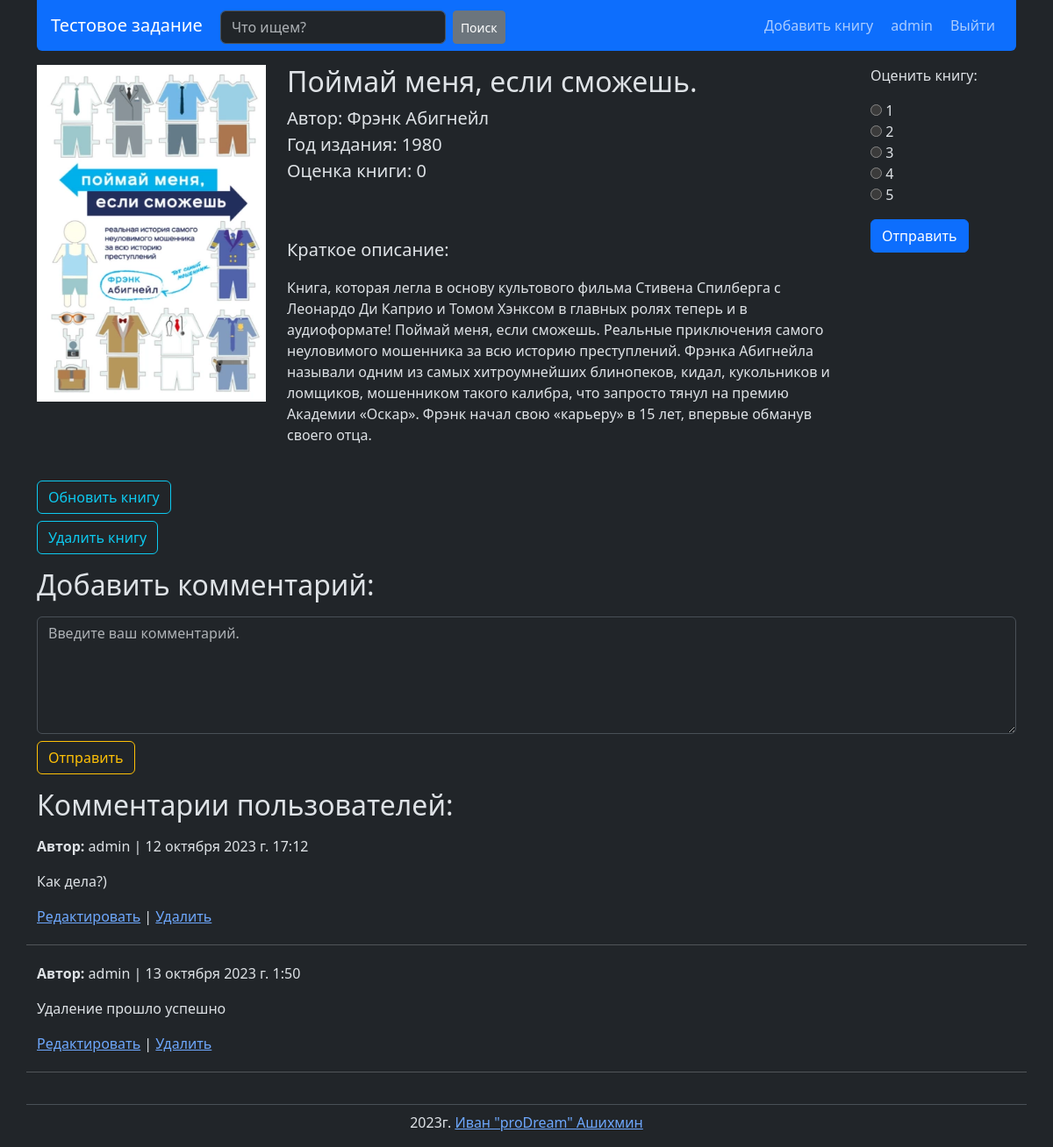
Page /book/1/ (signed in) on the earlier database version.
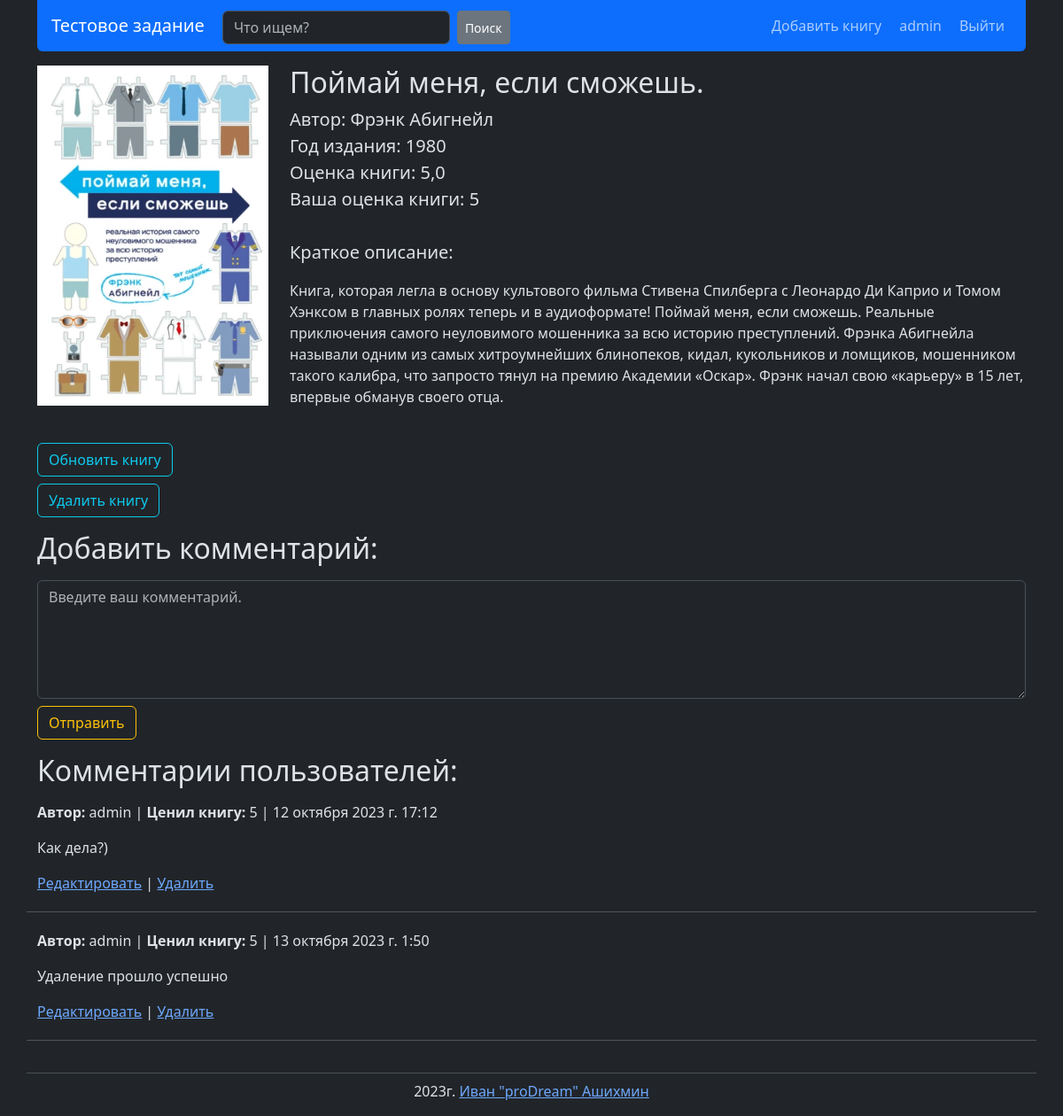
Same page on the later database version.
### books_app/models.py (models this page shows, shortened)
class BookModel(models.Model):
    title = models.CharField(max_length=50,
                             verbose_name='Название книги')
    author = models.ForeignKey(AuthorModel,
                               on_delete=models.CASCADE,
                               verbose_name='Автор книги')
    publication_year = models.IntegerField(verbose_name='Дата публикации')
    short_description = models.CharField(max_length=500,
                                         verbose_name='Краткое описание')
    book_cover = models.ImageField(upload_to='books/',
                                   default='default.png',
                                   verbose_name='Обложка')
    class Meta:
        verbose_name = 'Книга'
        verbose_name_plural = 'Книги'
        ordering = ['title']
    def average_rating(self):
        return self.rating.aggregate(average=Avg('rating')).get('average') or 0

class AuthorModel(models.Model):
    name = models.CharField(max_length=50,
                            verbose_name='Имя автора')
    dob = models.DateField(verbose_name='Дата рождения')
    short_bio = models.CharField(max_length=500,
                                 verbose_name='Краткая биография')
    class Meta:
        verbose_name = 'Автор'
        verbose_name_plural = 'Авторы'
    def __str__(self):
        return self.name

class CommentModel(models.Model):
    user = models.ForeignKey(User,
                             on_delete=models.CASCADE,
                             verbose_name='Пользователь')
    book = models.ForeignKey(BookModel,
                             on_delete=models.CASCADE,
                             verbose_name='Книга')
    comment = models.TextField(verbose_name='Комментарий')
    created_at = models.DateTimeField(auto_now_add=True)
    class Meta:
        verbose_name = 'Комментарий'
        verbose_name_plural = 'Комментарии'

class BookRatingModel(models.Model):
    book = models.ForeignKey(BookModel,
                             on_delete=models.CASCADE,
                             related_name='rating',
                             verbose_name='Книга')
    user = models.ForeignKey(User,
                             on_delete=models.CASCADE,
                             verbose_name='Пользователь')
    rating = models.IntegerField(verbose_name='Рейтинг')
    class Meta:
        verbose_name = 'Рейтинг'
        verbose_name_plural = 'Рейтинги'
        unique_together = ('book', 'user')

### books_app/views.py (the view, shortened to what this page needs)
# urls.py: path('book/<int:pk>/', views.BookPageView.as_view(), name='book_page'),
class BookPageView(DetailView):
    model = models.BookModel
    template_name = "books_app/book_page.html"
    context_object_name = 'book'
    def get_context_data(self, **kwargs):
        context = super().get_context_data(**kwargs)
        context['comments'] = models.CommentModel.objects.filter(book=self.object)
        context['comment_form'] = forms.AddCommentForm()
        if self.request.user.is_authenticated:
            user_rating = models.BookRatingModel.objects.filter(user=self.request.user, book=self.get_object()).first()
            if user_rating:
                context['user_rating'] = user_rating
            else:
                context['rating_form'] = forms.BookRateForm()
        return context

### books_app/forms.py (shortened to what this page needs)
class SearchForm(forms.Form):
    query = forms.CharField(
        max_length=100,
        widget=forms.TextInput(
            attrs={
                'class': 'form-control me-2 mx-1',
                'placeholder': 'Что ищем?',
            }
        )
    )

class AddCommentForm(forms.ModelForm):
    comment = forms.CharField(
        widget=forms.Textarea(
            attrs={
                'class': 'form-control',
                'placeholder': 'Введите ваш комментарий.',
                'rows': 5,
            }
        )
    )
    class Meta:
        model = models.CommentModel
        fields = ['comment']

### books_app/context_processors.py (called while the page is built)
def get_search_form(request):
    return {'search_form': forms.SearchForm()}

### templates/books_app/book_page.html (shortened to what this page needs)
{% extends 'base.html' %}
{% block content %}
    <div class="container mt-3">
        <div class="row">
            <div class="col-3">
                <img src="{{ book.book_cover.url }}" alt="{{ book.title }}" class="img-fluid">
            </div>
            <div class="col">
                <h2>{{ book.title }}</h2>
                <p class="lead"><b>Автор:</b> {{ book.author }}<br><b>
                    Год издания:</b> {{ book.publication_year }}<br>
                    <b>Оценка книги:</b> {{ book.average_rating }}<br>
                    {% if user_rating %}<b>Ваша оценка книги:</b> {{ user_rating.rating }}{% endif %}<br><br>
                    <b>Краткое описание:</b></p>
                <p>{{ book.short_description }}</p>
            </div>
            {% if rating_form %}
                <div class="col-2">
                    <form method="POST">
                        {{ rating_form.as_p }}
                        <button type="submit" class="btn btn-primary">Отправить</button>
                    </form>
                </div>
            {% endif %}
        </div>
        {% if request.user.is_superuser or 'editors' in request.user.groups.all.values_list.0 %}
            <div class="row mt-3">
                <div class="col-3">
                    <a href="{% url 'book_edit' book.pk %}" class="btn btn-outline-info mt-2">Обновить книгу</a>
                    <a href="{% url 'book_delete' book.pk %}" class="btn btn-outline-info mt-2">Удалить книгу</a>
                </div>
            </div>
        {% endif %}
        <div class="row">
            <h2 class="mt-3 mb-3">Добавить комментарий:</h2>
            {% if user.is_authenticated %}
                <form method="post" enctype="multipart/form-data">
                    {{ comment_form.comment }}
                    <button class="btn btn-outline-warning mt-2" type="submit">Отправить</button>
                </form>
            {% else %}
                <p><a href="{% url 'login' %}">Войдите</a> чтобы добавить комментарий.</p>
            {% endif %}
        </div>
        <div class="row">
            <h2 class="mt-3 mb-3">Комментарии пользователей:</h2>
            {% if comments %}
                {% for comment in comments %}
                    <p><b>Автор:</b> {{ comment.user }} {% if user_rating %}| <b>Ценил книгу:</b>
                        {{ user_rating.rating }}{% endif %} | {{ comment.created_at }}</p>
                    <p>{{ comment.comment }}</p>
                    {% if comment.user == user %}
                        <span><a href="{% url 'comment_edit' comment.pk %}">Редактировать</a> |
                        <a href="{% url 'comment_delete' comment.pk %}">Удалить</a></span>
                    {% endif %}
                    <hr style="margin: 20px 0 20px 0">
                {% endfor %}
            {% else %}
                <p>Нет комментариев</p>
            {% endif %}
        </div>
    </div>
{% endblock %}

Differences in the rows shown:
computed for BookModel "Поймай меня, если сможешь.": average_rating "0" → "5,0"
added BookRatingModel: rating "5"
shown differently, row unchanged: CommentModel "12 октября 2023 г. 17:12": now shows "| Ценил книгу:"
shown differently, row unchanged: CommentModel "13 октября 2023 г. 1:50": now shows "| Ценил книгу:"
Other differences:
form field rating: "☐ 1 ☐ 2 ☐ 3 ☐ 4 ☐ 5" → (not shown)
text no longer shown: "Оценить книгу: 1 2 3 4 5 Отправить"
text now shown: "Ваша оценка книги:"
